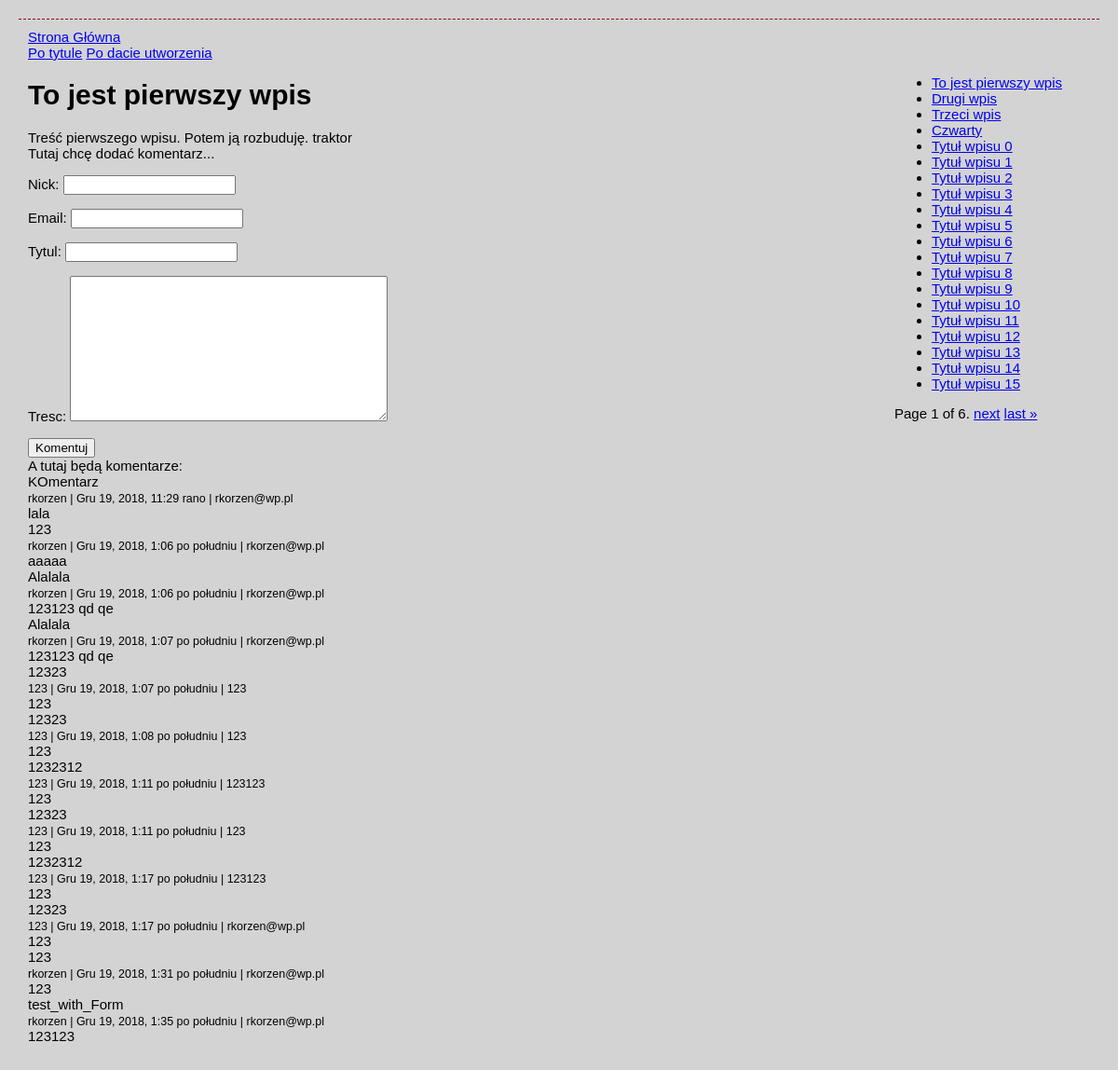
The page /blog/wpisy3/1 on the database its author committed.
### blog/models.py (models this page shows, shortened)
class TimestampModel(models.Model):
    created = models.DateTimeField(auto_now_add=True)
    modified = models.DateTimeField(auto_now=True)
    class Meta:
        abstract = True

class Wpis(TimestampModel):
    tytul = models.CharField(max_length=200)
    tresc = models.TextField()
    tagi = models.ManyToManyField(Tag, blank=True)
    class Meta:
        verbose_name_plural = "Wpisy"

### comments/models.py (models this page shows)
class Komentarz(models.Model):
    nick = models.CharField(max_length=100)
    email = models.EmailField()
    tytul = models.CharField(max_length=200)
    tresc = models.TextField()
    wpis = models.ForeignKey('blog.Wpis', on_delete=models.CASCADE)
    created = models.DateTimeField(auto_now_add=True)

### blog/views.py (the view)
# urls.py: path('blog/wpisy3/<id_wpisu>', details_with_form_model_form, name='szczegoly-wpisu3'),  # użycie forms.Form
def details_with_form_model_form(request, id_wpisu):
    errors = ""
    wpis = Wpis.objects.get(pk=id_wpisu)
    if request.method == 'POST':
        form = FormKomentarz2(request.POST)
        data = form.data
        data['wpis_id'] = wpis.id
        komentarz = Komentarz(data)
        komentarz.save()
    else:
        form = FormKomentarz2()
    tagi = wpis.tagi.all()
    wpisy = Wpis.objects.all()
    paginator = Paginator(wpisy, 20)  # pokaż 1 wpisie na stronie
    page = request.GET.get('page')
    wpisy = paginator.get_page(page)
    return render(
        request=request,
        template_name='blog/index2.html',
        context={
            'wybrany_wpis': wpis,
            'wpisy': wpisy,
            'page': page,
            'tagi': tagi,
            'form': form,
            'errors': errors
        }
    )

### comments/forms.py
class FormKomentarz2(forms.ModelForm):
    class Meta:
        model = Komentarz
        fields = ('nick', 'email', 'tytul', 'tresc')

### blog/templates/blog/index2.html (shortened to what this page needs)
{% extends 'base.html' %}
{% block lista_wpisow %}
<div class="filters">
    <a href="{% url 'wpisy-main' %}?orderby=tytul">Po tytule</a>
    <a href="{% url 'wpisy-main' %}?orderby=created">Po dacie utworzenia</a>
</div>
<div class="sidebar">
    <div class="lista_wpisow">
        <ul>
            {% for wpis in wpisy %}
            <li><a href="{% url 'szczegoly-wpisu' id_wpisu=wpis.id %}?page={{page}}">{{ wpis.tytul }}</a></li>
            {% endfor %}
        </ul>
    </div>
    <div class="pagination">
        <span class="step-links">
            <span class="current">
                Page {{ wpisy.number }} of {{ wpisy.paginator.num_pages }}.
            </span>
            {% if wpisy.has_next %}
                <a href="?page={{ wpisy.next_page_number }}">next</a>
                <a href="?page={{ wpisy.paginator.num_pages }}">last &raquo;</a>
            {% endif %}
        </span>
    </div>
</div>
{% endblock %}
{% block wpis %}
<div class="wpis">
    <h1>{{ wybrany_wpis.tytul }}</h1>
    <div class="tresc_wpisu">{{ wybrany_wpis.tresc }}</div>
</div>
Tutaj chcę dodać komentarz...
<form method="POST" action="{% url 'szczegoly-wpisu2' id_wpisu=wybrany_wpis.id %}">
    {{ form.as_p }}
    <button type="submit">Komentuj</button>
</form>
A tutaj będą komentarze:
{% for k in wybrany_wpis.komentarz_set.all %}
    <div class="comment">
    {{k.tytul}}<br>
        <small>{{k.nick}} | {{k.created}} | {{k.email}}</small>
    <br>
        {{ k.tresc }}
    </div>
{% endfor %}
{% endblock %}

### blog/static/blog/style.css (style rules this page uses)
body { margin: 20px; padding: 10px; background-color: lightgray; font: 15px 'Trebuchet MS', Arial, Helvetica, sanf-serif; color: black; border-top: 1px #880a0b dashed; }
.sidebar { float: right; padding-right: 30px; }

### rows shown on the page
Wpis: tytul "To jest pierwszy wpis", tresc "Treść pierwszego wpisu. Potem ją rozbuduję. traktor"
Wpis: tytul "Drugi wpis"
Wpis: tytul "Trzeci wpis"
Wpis: tytul "Czwarty"
Wpis: tytul "Tytuł wpisu 0"
Wpis: tytul "Tytuł wpisu 1"
Wpis: tytul "Tytuł wpisu 2"
Wpis: tytul "Tytuł wpisu 3"
Wpis: tytul "Tytuł wpisu 4"
Wpis: tytul "Tytuł wpisu 5"
Wpis: tytul "Tytuł wpisu 6"
Wpis: tytul "Tytuł wpisu 7"
Wpis: tytul "Tytuł wpisu 8"
Wpis: tytul "Tytuł wpisu 9"
Wpis: tytul "Tytuł wpisu 10"
Wpis: tytul "Tytuł wpisu 11"
Wpis: tytul "Tytuł wpisu 12"
Wpis: tytul "Tytuł wpisu 13"
Wpis: tytul "Tytuł wpisu 14"
Wpis: tytul "Tytuł wpisu 15"
Komentarz: tytul "KOmentarz", nick "rkorzen", created "Gru 19, 2018, 11:29 rano", email "rkorzen@wp.pl", tresc "lala"
Komentarz: tytul "123", nick "rkorzen", created "Gru 19, 2018, 1:06 po południu", email "rkorzen@wp.pl", tresc "aaaaa"
Komentarz: tytul "Alalala", nick "rkorzen", created "Gru 19, 2018, 1:06 po południu", email "rkorzen@wp.pl", tresc "123123 qd qe"
Komentarz: tytul "Alalala", nick "rkorzen", created "Gru 19, 2018, 1:07 po południu", email "rkorzen@wp.pl", tresc "123123 qd qe"
Komentarz: tytul "12323", nick "123", created "Gru 19, 2018, 1:07 po południu", email "123", tresc "123"
Komentarz: tytul "12323", nick "123", created "Gru 19, 2018, 1:08 po południu", email "123", tresc "123"
Komentarz: tytul "1232312", nick "123", created "Gru 19, 2018, 1:11 po południu", email "123123", tresc "123"
Komentarz: tytul "12323", nick "123", created "Gru 19, 2018, 1:11 po południu", email "123", tresc "123"
Komentarz: tytul "1232312", nick "123", created "Gru 19, 2018, 1:17 po południu", email "123123", tresc "123"
Komentarz: tytul "12323", nick "123", created "Gru 19, 2018, 1:17 po południu", email "rkorzen@wp.pl", tresc "123"
Komentarz: tytul "123", nick "rkorzen", created "Gru 19, 2018, 1:31 po południu", email "rkorzen@wp.pl", tresc "123"
Komentarz: tytul "test_with_Form", nick "rkorzen", created "Gru 19, 2018, 1:35 po południu", email "rkorzen@wp.pl", tresc "123123"

### other values the page prints
{{ wpisy.number }} "1"
{{ wpisy.paginator.num_pages }} "6"
